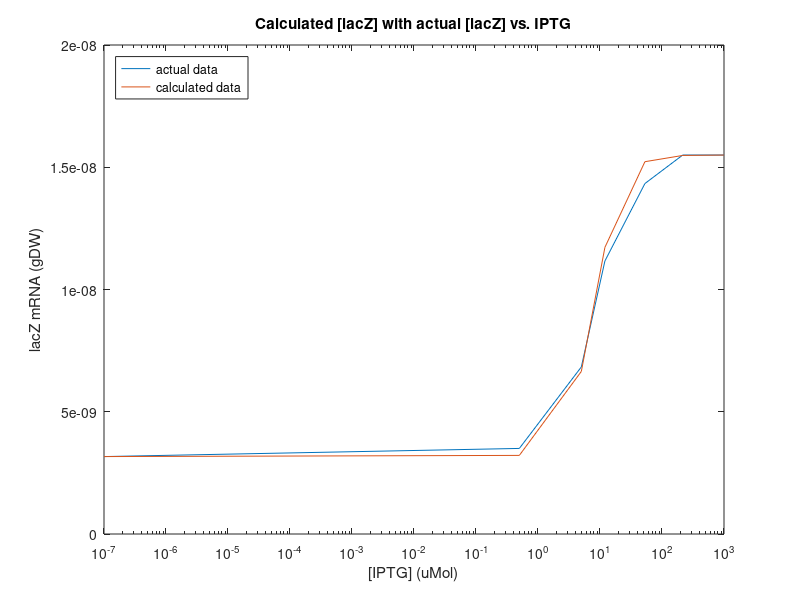

The MATLAB script that drew this image:
%Continuation from 1d.jl for solving question 1c and d
%Values for mc,W1 and W2 were calculated in 1d.jl
%Values were copy and pasted into this script

clf
mc = [3.166666666666669e-9, 3.500000000000003e-9, 6.833333333333339e-9, 1.1166666666666676e-8, 1.4333333333333344e-8, 1.5500000000000013e-8, 1.5500000000000013e-8];
I = [0.0000001, 0.5, 5.0, 12.0, 53.0, 216.0, 1000.0];
semilogx(I,mc)
K = 8;
f_L = [];
n = 2;
K_x = 1.7041651782412267e-6;
W1 = 0.0018616516387985468;
W2 = 0.0073171957725891405;
%Loop calculates all the fractional binding values
for i=1:1:length(I)
        f_L(i)=((I(i)).^n)./(K^n+I(i).^n);
end
%Loop calculates all of the B values which will be compared to the actually
%measured data
for j = 1:1:length(I)
    mc_calc(j) = (K_x*(W1+W2*f_L(j))/(1+W1+W2*f_L(j)))
end
hold on
semilogx(I,mc_calc)
title('Calculated [lacZ] with actual [lacZ] vs. IPTG')
xlabel('[IPTG] (uMol)')
ylabel('lacZ mRNA (gDW)')
legend('actual data','calculated data','Location','northwest')